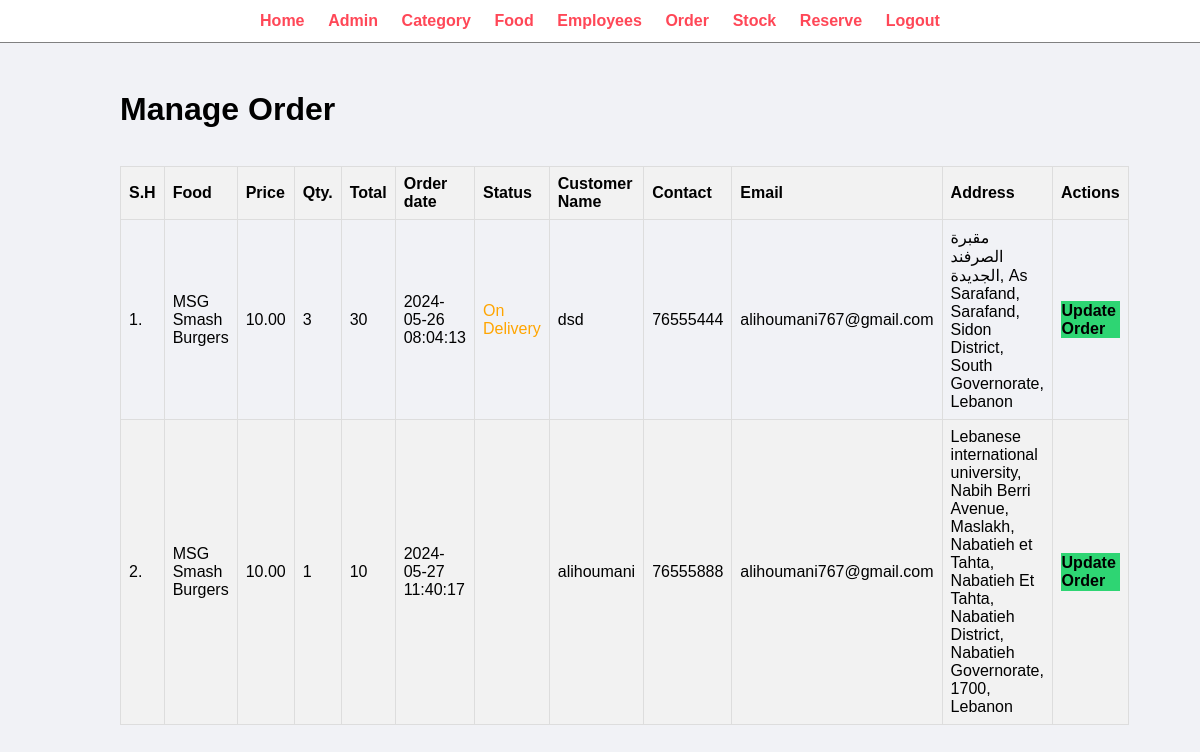
Page /admin/manage-order.php (signed in) on the committed database.
### tables this page shows
CREATE TABLE `tbl_order` (
  `id` int(10) UNSIGNED NOT NULL,
  `food` varchar(150) NOT NULL,
  `price` decimal(10,2) NOT NULL,
  `qty` int(11) NOT NULL,
  `total` decimal(10,2) NOT NULL,
  `order_date` datetime NOT NULL,
  `status` varchar(50) NOT NULL,
  `customer_name` varchar(150) NOT NULL,
  `customer_contact` varchar(20) NOT NULL,
  `customer_email` varchar(150) NOT NULL,
  `customer_address` varchar(255) NOT NULL,
  `user_id` int(11) NOT NULL
);

### admin/manage-order.php (the view, shortened to what this page needs)
<?php include('partials/menu.php');?>
<div class="main-content">
    <div class="wrapper">
        <h1>Manage Order</h1>
        <br>
        <table class="tbl-full">
            <thead>
                <tr>
                    <th>S.H</th>
                    <th>Food</th>
                    <th>Price</th>
                    <th>Qty.</th>
                    <th>Total</th>
                    <th>Order date</th>
                    <th>Status</th>
                    <th>Customer Name</th>
                    <th>Contact</th>
                    <th>Email</th>
                    <th>Address</th>
                    <th>Actions</th>
                </tr>
            </thead>
            <tbody>
                <?php
                $sql = "SELECT * FROM tbl_order";
                $res = mysqli_query($conn, $sql);
                $count = mysqli_num_rows($res);
                $sn = 1;
                if ($count > 0) {
                    while ($row = mysqli_fetch_assoc($res)) {
                        $id = $row['id'];
                        $food = $row['food'];
                        $price = $row['price'];
                        $qty = $row['qty'];
                        $total = $price * $qty;
                        $order_date = $row['order_date'];
                        $status = $row['status'];
                        $customer_name = $row['customer_name'];
                        $customer_contact = $row['customer_contact'];
                        $customer_email = $row['customer_email'];
                        $customer_address = $row['customer_address'];
                        ?>
                        <tr>
                            <td><?php echo $sn++?>. </td>
                            <td><?php echo $food; ?></td>
                            <td><?php echo $price; ?></td>
                            <td><?php echo $qty; ?></td>
                            <td><?php echo $total; ?></td>
                            <td><?php echo $order_date; ?></td>
                            <td>
                                <?php
                                if($status=="reserved")
                                {
                                    echo"<label>$status</label>";
                                }
                                elseif($status=="On Delivery")
                                {
                                    echo"<Label style='color:orange;'>$status</label>";
                                }
                                elseif($status=="Delivered")
                                {
                                    echo"<Label style='color:green;'>$status</label>";
                                }
                                elseif($status=="Cancelled")
                                {
                                    echo"<Label style='color:red;'>$status</label>";
                                }
                                ?>
                            </td>
                            <td><?php echo $customer_name;?></td>
                            <td><?php echo $customer_contact; ?></td>
                            <td><?php echo $customer_email; ?></td>
                            <td><?php echo $customer_address; ?></td>
                            <td>
                            <a href="<?php echo SITEURL;?>admin/update-order.php?id=<?php echo $id; ?>" class="btn-secondary">Update Order</a>
                            </td>
                        </tr>
                        <?php
                    }
                } else {
                    echo "<tr><td colspan='12' class='error'>Order not available</td></tr>";
                }
                ?>
            </tbody>
        </table>
    </div>
</div>

### admin/partials/menu.php (shortened to what this page needs)
<html>
<head>
    <link rel="stylesheet"href="../css/admin.css">
</head>
<body>
   <div class="menu text-center-css">
    <div class="wrapper">
     <ul>
        <li><a href="index.php">Home <a></li>
        <li><a href="manage-admin.php">Admin</a></li>
        <li><a href="manage-category.php">Category </a></li>
        <li><a href="manage-food.php">Food </a></li>
        <li><a href="manage-Employees.php">Employees </a></li>
        <li><a href="manage-order.php">Order </a></li>
        <li><a href="manage-stock.php">Stock </a></li>
        <li><a href="manage-reservation.php">Reserve </a></li>
        <li><a href="logout.php">Logout </a></li>
     </ul>
    </div>
   </div>

### css/admin.css (style rules this page uses)
* { margin: 0; padding: 0; font-family: Arial, Helvetica, sans-serif; }
.wrapper { padding: 1%; width: 80%; margin: 0 auto; }
.tbl-full { width: 90%; border-collapse: collapse; margin-top: 20px; }
.tbl-full th, .tbl-full td { padding: 12px; text-align: left; }
table tr th { border-bottom: 1px solid black; padding: 1%; text-align: left; }
table tr td { padding: 1%; }
.btn-secondary { background-color:#2ed573; padding: 1%; color:black; text-decoration: none; font-weight: bold; display: inline-block; }
.menu { text-align: center; border-bottom: 1px solid grey; }
.menu ul { list-style-type: none; }
.menu ul li { display: inline; padding: 1%; }
.menu ul li a { text-decoration: none; font-weight: bold; color: #ff4757; }
.main-content { background-color:#f1f2f6; padding: 3% 0; }

### admin/manage-order.php (style rules this page uses)
.tbl-full { width: 100%; border-collapse: collapse; margin-top: 20px; }
.tbl-full th, .tbl-full td { border: 1px solid #ddd; padding: 8px; text-align: left; }
.tbl-full th { background-color: #f2f2f2; font-weight: bold; }
.tbl-full tbody tr:nth-child(even) { background-color: #f2f2f2; }

### rows in the picture
tbl_order: food "MSG Smash Burgers", price "10.00", qty "3", total "30", order_date "2024-05-26 08:04:13", status "On Delivery", customer_name "dsd", customer_contact "76555444", customer_email "alihoumani767@gmail.com", customer_address "مقبرة الصرفند الجديدة, As Sarafand, Sarafand, Sidon District, South Governorate, Lebanon"
tbl_order: food "MSG Smash Burgers", price "10.00", qty "1", total "10", order_date "2024-05-27 11:40:17", customer_name "alihoumani", customer_contact "76555888", customer_email "alihoumani767@gmail.com", customer_address "Lebanese international university, Nabih Berri Avenue, Maslakh, Nabatieh et Tahta, Nabatieh Et Tahta, Nabatieh District, Nabatieh Governorate, 1700, Lebanon"
